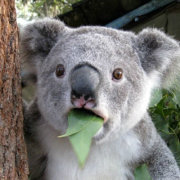
#> input picture test.png, 180 x 180 px
$ python 'use_others'"'"'_module.py'   (Python 2 division)
#> lines starting #> are read from the running program, lines starting #| are printed output that depends on the picture
#!/usr/bin/env python  in Linux/OS X
# -*- coding: utf-8 -*-

# 第三方库——Python Imaging Library
import Image
im = Image.open('test.png')
#> im is the input picture: PIL image 180x180 RGB; mean R, G, B 121.5, 120.6, 116.9
print im.format,im.size,im.mode
#| JPEG (180, 180) RGB
im.thumbnail((200,100))
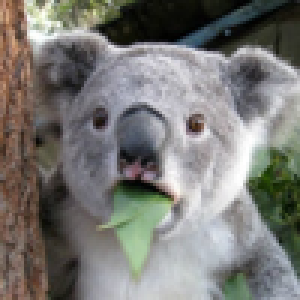
#> im: PIL image 100x100 RGB (shown 3 times larger); mean R, G, B 121.5, 120.6, 116.9
im.save('thumb.jpg','JPEG')

# 模块搜索器
# 默认情况下，Python解释器会搜索当前目录、所有已安装的内置模块和第三方模块，搜索路径存放在sys模块的path变量中

#如果我们要添加自己的搜索目录，有两种方法：

#一是直接修改sys.path，添加要搜索的目录：

# >>> import sys
# >>> sys.path.append('/Users/michael/my_py_scripts')
#这种方法是在运行时修改，运行结束后失效。

#第二种方法是设置环境变量PYTHONPATH，该环境变量的内容会被自动添加到模块搜索路径中。设置方式与设置Path环境变量类似。注意只需要添加你自己的搜索路径，Python自己本身的搜索路径不受影响。
